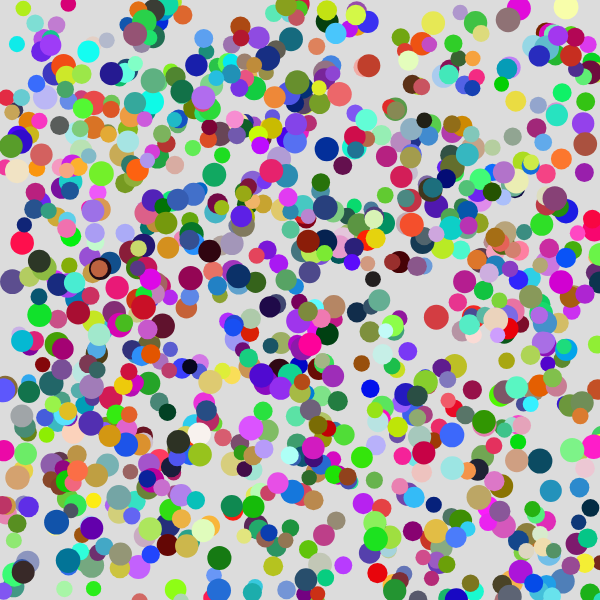
Frame 1 (no input)
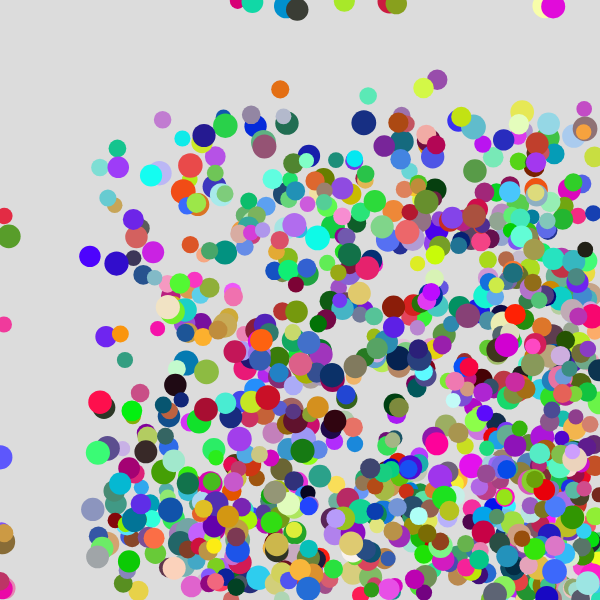
Frame 60 (no input)
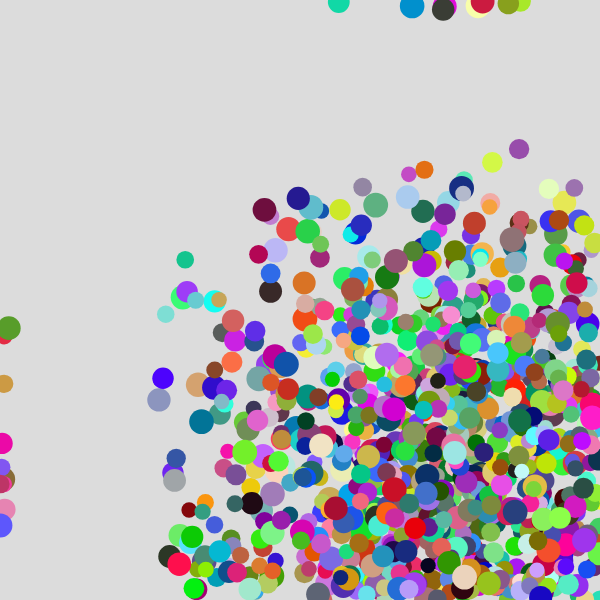
Frame 120 (the mouse pressed at the canvas centre since frame 60)

The p5.js sketch that drew these frames (run headless with seeded random() and noise() and a simulated clock; from frame 60 on, the mouse is pressed at the canvas centre):

// p5.js sketch
// ── sketch.js
let balls = [];

function setup() {
  createCanvas(600, 600);

  let x, y;
  let size;
  let clr;
  let speedX, speedY;

  let numBalls = 1000;
  for (let i = 0; i < numBalls; i++) {
    x = random(width);
    y = random(height);
    size = random(15, 25);
    clr = color(random(255), random(255), random(255));
    speedX = random(1, 3);
    speedY = random(1, 3);

    balls[i] = new Ball(x, y, size, clr, speedX, speedY);
  }
}

function draw() {
  background(220);

  for (let i = 0; i < balls.length; i++) {
    balls[i].move();
    balls[i].draw();
  }
}


// ── Ball.js
class Ball {
    constructor(x, y, dmtr, clr, dx, dy) {
        this.x = x;
        this.y = y;
        this.diameter = dmtr;
        this.color = clr;
        this.speedX = dx;
        this.speedY = dy;
    }

    draw() {
        fill(this.color);
        noStroke();
        ellipse(this.x, this.y, this.diameter);
    }

    move() {
        this.x += this.speedX;
        this.y += this.speedY;
        // Bounce off walls
        if (this.x < this.diameter / 2 || this.x > width - this.diameter / 2) {
            this.speedX *= -1;
        }
        if (this.y < this.diameter / 2 || this.y > height - this.diameter / 2) {
            this.speedY *= -1;
        }
    }
}
